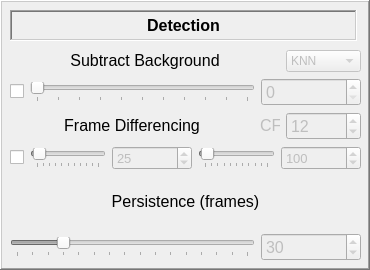
             <widget class="QFrame" name="frame_3">
              <property name="sizePolicy">
               <sizepolicy hsizetype="Fixed" vsizetype="Fixed">
                <horstretch>0</horstretch>
                <verstretch>0</verstretch>
               </sizepolicy>
              </property>
              <property name="minimumSize">
               <size>
                <width>370</width>
                <height>270</height>
               </size>
              </property>
              <property name="maximumSize">
               <size>
                <width>370</width>
                <height>270</height>
               </size>
              </property>
              <property name="frameShape">
               <enum>QFrame::Shape::WinPanel</enum>
              </property>
              <property name="frameShadow">
               <enum>QFrame::Shadow::Raised</enum>
              </property>
              <property name="lineWidth">
               <number>8</number>
              </property>
              <widget class="QFrame" name="frame_5">
               <property name="geometry">
                <rect>
                 <x>10</x>
                 <y>10</y>
                 <width>347</width>
                 <height>31</height>
                </rect>
               </property>
               <property name="sizePolicy">
                <sizepolicy hsizetype="Fixed" vsizetype="Fixed">
                 <horstretch>0</horstretch>
                 <verstretch>0</verstretch>
                </sizepolicy>
               </property>
               <property name="frameShape">
                <enum>QFrame::Shape::WinPanel</enum>
               </property>
               <property name="frameShadow">
                <enum>QFrame::Shadow::Sunken</enum>
               </property>
               <widget class="QLabel" name="trackingTitle">
                <property name="geometry">
                 <rect>
                  <x>0</x>
                  <y>0</y>
                  <width>347</width>
                  <height>31</height>
                 </rect>
                </property>
                <property name="sizePolicy">
                 <sizepolicy hsizetype="Fixed" vsizetype="Fixed">
                  <horstretch>0</horstretch>
                  <verstretch>0</verstretch>
                 </sizepolicy>
                </property>
                <property name="font">
                 <font>
                  <pointsize>12</pointsize>
                  <bold>true</bold>
                  <underline>false</underline>
                 </font>
                </property>
                <property name="layoutDirection">
                 <enum>Qt::LayoutDirection::LeftToRight</enum>
                </property>
                <property name="frameShape">
                 <enum>QFrame::Shape::NoFrame</enum>
                </property>
                <property name="frameShadow">
                 <enum>QFrame::Shadow::Raised</enum>
                </property>
                <property name="text">
                 <string>Detection</string>
                </property>
                <property name="textFormat">
                 <enum>Qt::TextFormat::RichText</enum>
                </property>
                <property name="alignment">
                 <set>Qt::AlignmentFlag::AlignCenter</set>
                </property>
               </widget>
              </widget>
              <widget class="QWidget" name="verticalLayoutWidget_3">
               <property name="geometry">
                <rect>
                 <x>10</x>
                 <y>50</y>
                 <width>351</width>
                 <height>211</height>
                </rect>
               </property>
               <layout class="QVBoxLayout" name="verticalLayout_5" stretch="0,0,0,0,0,0">
                <item>
                 <layout class="QHBoxLayout" name="horizontalLayout_7">
                  <item>
                   <widget class="QLabel" name="threshold_2">
                    <property name="font">
                     <font>
                      <pointsize>12</pointsize>
                     </font>
                    </property>
                    <property name="frameShape">
                     <enum>QFrame::Shape::NoFrame</enum>
                    </property>
                    <property name="frameShadow">
                     <enum>QFrame::Shadow::Raised</enum>
                    </property>
                    <property name="text">
                     <string>Subtract Background</string>
                    </property>
                    <property name="textFormat">
                     <enum>Qt::TextFormat::RichText</enum>
                    </property>
                    <property name="alignment">
                     <set>Qt::AlignmentFlag::AlignCenter</set>
                    </property>
                   </widget>
                  </item>
                  <item>
                   <widget class="QComboBox" name="subBackMethod">
                    <property name="enabled">
                     <bool>false</bool>
                    </property>
                    <property name="maximumSize">
                     <size>
                      <width>75</width>
                      <height>16777215</height>
                     </size>
                    </property>
                    <item>
                     <property name="text">
                      <string>KNN</string>
                     </property>
                    </item>
                    <item>
                     <property name="text">
                      <string>MOG2</string>
                     </property>
                    </item>
                   </widget>
                  </item>
                 </layout>
                </item>
                <item>
                 <layout class="QVBoxLayout" name="verticalLayout_6">
                  <property name="topMargin">
                   <number>0</number>
                  </property>
                  <item>
                   <layout class="QHBoxLayout" name="horizontalLayout_4">
                    <item>
                     <widget class="QCheckBox" name="subBackToggle">
                      <property name="font">
                       <font>
                        <pointsize>12</pointsize>
                       </font>
                      </property>
                      <property name="text">
                       <string/>
                      </property>
                     </widget>
                    </item>
                    <item>
                     <widget class="QSlider" name="subBackSlider">
                      <property name="enabled">
                       <bool>false</bool>
                      </property>
                      <property name="maximum">
                       <number>100</number>
                      </property>
                      <property name="orientation">
                       <enum>Qt::Orientation::Horizontal</enum>
                      </property>
                      <property name="invertedAppearance">
                       <bool>false</bool>
                      </property>
                      <property name="invertedControls">
                       <bool>false</bool>
                      </property>
                      <property name="tickPosition">
                       <enum>QSlider::TickPosition::TicksBelow</enum>
                      </property>
                      <property name="tickInterval">
                       <number>10</number>
                      </property>
                     </widget>
                    </item>
                    <item>
                     <widget class="QSpinBox" name="subBackValue">
                      <property name="enabled">
                       <bool>false</bool>
                      </property>
                      <property name="minimumSize">
                       <size>
                        <width>100</width>
                        <height>0</height>
                       </size>
                      </property>
                      <property name="font">
                       <font>
                        <pointsize>12</pointsize>
                       </font>
                      </property>
                      <property name="maximum">
                       <number>100</number>
                      </property>
                     </widget>
                    </item>
                   </layout>
                  </item>
                 </layout>
                </item>
                <item>
                 <layout class="QHBoxLayout" name="horizontalLayout_8">
                  <item>
                   <widget class="QLabel" name="threshold_3">
                    <property name="font">
                     <font>
                      <pointsize>12</pointsize>
                     </font>
                    </property>
                    <property name="frameShape">
                     <enum>QFrame::Shape::NoFrame</enum>
                    </property>
                    <property name="frameShadow">
                     <enum>QFrame::Shadow::Raised</enum>
                    </property>
                    <property name="text">
                     <string>Frame Differencing</string>
                    </property>
                    <property name="textFormat">
                     <enum>Qt::TextFormat::RichText</enum>
                    </property>
                    <property name="alignment">
                     <set>Qt::AlignmentFlag::AlignCenter</set>
                    </property>
                   </widget>
                  </item>
                  <item>
                   <widget class="QLabel" name="cf">
                    <property name="enabled">
                     <bool>false</bool>
                    </property>
                    <property name="maximumSize">
                     <size>
                      <width>20</width>
                      <height>16777215</height>
                     </size>
                    </property>
                    <property name="font">
                     <font>
                      <pointsize>12</pointsize>
                     </font>
                    </property>
                    <property name="frameShape">
                     <enum>QFrame::Shape::NoFrame</enum>
                    </property>
                    <property name="frameShadow">
                     <enum>QFrame::Shadow::Raised</enum>
                    </property>
                    <property name="text">
                     <string>CF</string>
                    </property>
                    <property name="textFormat">
                     <enum>Qt::TextFormat::RichText</enum>
                    </property>
                    <property name="alignment">
                     <set>Qt::AlignmentFlag::AlignRight|Qt::AlignmentFlag::AlignTrailing|Qt::AlignmentFlag::AlignVCenter</set>
                    </property>
                   </widget>
                  </item>
                  <item>
                   <widget class="QSpinBox" name="consecutiveFramesValue">
                    <property name="enabled">
                     <bool>false</bool>
                    </property>
                    <property name="minimumSize">
                     <size>
                      <width>75</width>
                      <height>0</height>
                     </size>
                    </property>
                    <property name="maximumSize">
                     <size>
                      <width>75</width>
                      <height>16777215</height>
                     </size>
                    </property>
                    <property name="font">
                     <font>
                      <pointsize>12</pointsize>
                     </font>
                    </property>
                    <property name="minimum">
                     <number>1</number>
                    </property>
                    <property name="maximum">
                     <number>100</number>
                    </property>
                    <property name="value">
                     <number>12</number>
                    </property>
                   </widget>
                  </item>
                 </layout>
                </item>
                <item>
                 <layout class="QVBoxLayout" name="verticalLayout_7">
                  <item>
                   <layout class="QHBoxLayout" name="horizontalLayout_5">
                    <item>
                     <layout class="QHBoxLayout" name="horizontalLayout_18">
                      <item>
                       <widget class="QCheckBox" name="frameDiffToggle">
                        <property name="font">
                         <font>
                          <pointsize>12</pointsize>
                         </font>
                        </property>
                        <property name="text">
                         <string/>
                        </property>
                       </widget>
                      </item>
                      <item>
                       <widget class="QSlider" name="frameDiffSlider">
                        <property name="enabled">
                         <bool>false</bool>
                        </property>
                        <property name="minimum">
                         <number>0</number>
                        </property>
                        <property name="maximum">
                         <number>1000</number>
                        </property>
                        <property name="value">
                         <number>25</number>
                        </property>
                        <property name="orientation">
                         <enum>Qt::Orientation::Horizontal</enum>
                        </property>
                        <property name="invertedAppearance">
                         <bool>false</bool>
                        </property>
                        <property name="invertedControls">
                         <bool>false</bool>
                        </property>
                        <property name="tickPosition">
                         <enum>QSlider::TickPosition::TicksBelow</enum>
                        </property>
                        <property name="tickInterval">
                         <number>100</number>
                        </property>
                       </widget>
                      </item>
                      <item>
                       <widget class="QSpinBox" name="frameDiffValue">
                        <property name="enabled">
                         <bool>false</bool>
                        </property>
                        <property name="minimumSize">
                         <size>
                          <width>80</width>
                          <height>0</height>
                         </size>
                        </property>
                        <property name="maximumSize">
                         <size>
                          <width>80</width>
                          <height>16777215</height>
                         </size>
                        </property>
                        <property name="font">
                         <font>
                          <pointsize>10</pointsize>
                         </font>
                        </property>
                        <property name="minimum">
                         <number>0</number>
                        </property>
                        <property name="maximum">
                         <number>999</number>
                        </property>
                        <property name="value">
                         <number>25</number>
                        </property>
                       </widget>
                      </item>
                      <item>
                       <widget class="QSlider" name="frameDiffSliderMax">
                        <property name="enabled">
                         <bool>false</bool>
                        </property>
                        <property name="minimum">
                         <number>0</number>
                        </property>
                        <property name="maximum">
                         <number>1000</number>
                        </property>
                        <property name="value">
                         <number>25</number>
                        </property>
                        <property name="orientation">
                         <enum>Qt::Orientation::Horizontal</enum>
                        </property>
                        <property name="invertedAppearance">
                         <bool>false</bool>
                        </property>
                        <property name="invertedControls">
                         <bool>false</bool>
                        </property>
                        <property name="tickPosition">
                         <enum>QSlider::TickPosition::TicksBelow</enum>
                        </property>
                        <property name="tickInterval">
                         <number>100</number>
                        </property>
                       </widget>
                      </item>
                      <item>
                       <widget class="QSpinBox" name="frameDiffValueMax">
                        <property name="enabled">
                         <bool>false</bool>
                        </property>
                        <property name="minimumSize">
                         <size>
                          <width>80</width>
                          <height>0</height>
                         </size>
                        </property>
                        <property name="font">
                         <font>
                          <pointsize>10</pointsize>
                         </font>
                        </property>
                        <property name="minimum">
                         <number>0</number>
                        </property>
                        <property name="maximum">
                         <number>999</number>
                        </property>
                        <property name="value">
                         <number>100</number>
                        </property>
                       </widget>
                      </item>
                     </layout>
                    </item>
                   </layout>
                  </item>
                 </layout>
                </item>
                <item>
                 <layout class="QHBoxLayout" name="horizontalLayout_9">
                  <item>
                   <widget class="QLabel" name="threshold_4">
                    <property name="font">
                     <font>
                      <pointsize>12</pointsize>
                     </font>
                    </property>
                    <property name="frameShape">
                     <enum>QFrame::Shape::NoFrame</enum>
                    </property>
                    <property name="frameShadow">
                     <enum>QFrame::Shadow::Raised</enum>
                    </property>
                    <property name="text">
                     <string>Persistence (frames)</string>
                    </property>
                    <property name="textFormat">
                     <enum>Qt::TextFormat::RichText</enum>
                    </property>
                    <property name="alignment">
                     <set>Qt::AlignmentFlag::AlignCenter</set>
                    </property>
                   </widget>
                  </item>
                 </layout>
                </item>
                <item>
                 <layout class="QVBoxLayout" name="verticalLayout_8">
                  <item>
                   <layout class="QHBoxLayout" name="horizontalLayout_6">
                    <item>
                     <widget class="QSlider" name="contDetectSlider">
                      <property name="enabled">
                       <bool>false</bool>
                      </property>
                      <property name="font">
                       <font>
                        <pointsize>12</pointsize>
                       </font>
                      </property>
                      <property name="maximum">
                       <number>150</number>
                      </property>
                      <property name="singleStep">
                       <number>1</number>
                      </property>
                      <property name="pageStep">
                       <number>10</number>
                      </property>
                      <property name="value">
                       <number>30</number>
                      </property>
                      <property name="orientation">
                       <enum>Qt::Orientation::Horizontal</enum>
                      </property>
                      <property name="invertedAppearance">
                       <bool>false</bool>
                      </property>
                      <property name="invertedControls">
                       <bool>false</bool>
                      </property>
                      <property name="tickPosition">
                       <enum>QSlider::TickPosition::TicksBelow</enum>
                      </property>
                      <property name="tickInterval">
                       <number>10</number>
                      </property>
                     </widget>
                    </item>
                    <item>
                     <widget class="QSpinBox" name="contDetectValue">
                      <property name="enabled">
                       <bool>false</bool>
                      </property>
                      <property name="minimumSize">
                       <size>
                        <width>100</width>
                        <height>0</height>
                       </size>
                      </property>
                      <property name="font">
                       <font>
                        <pointsize>12</pointsize>
                       </font>
                      </property>
                      <property name="maximum">
                       <number>150</number>
                      </property>
                      <property name="value">
                       <number>30</number>
                      </property>
                     </widget>
                    </item>
                   </layout>
                  </item>
                 </layout>
                </item>
               </layout>
              </widget>
             </widget>
